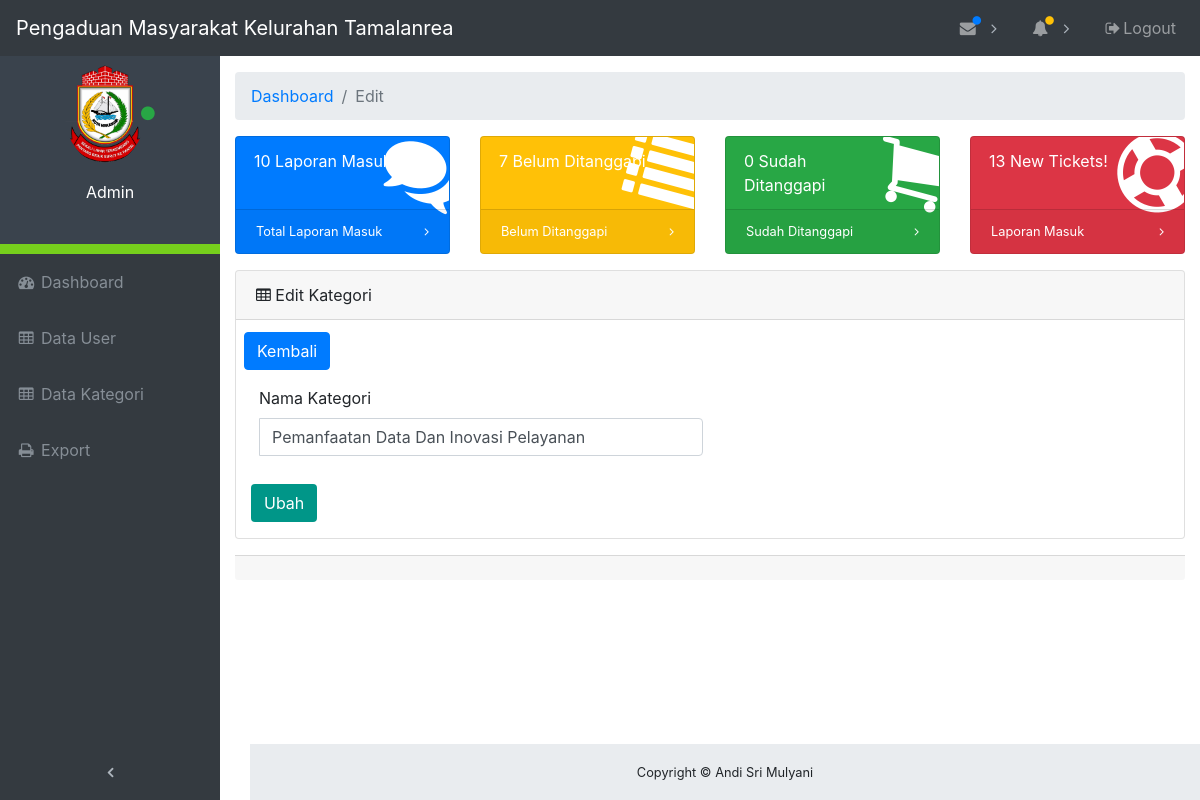
Page /edit-kategori.php?edit&id=4 on the earlier database version.
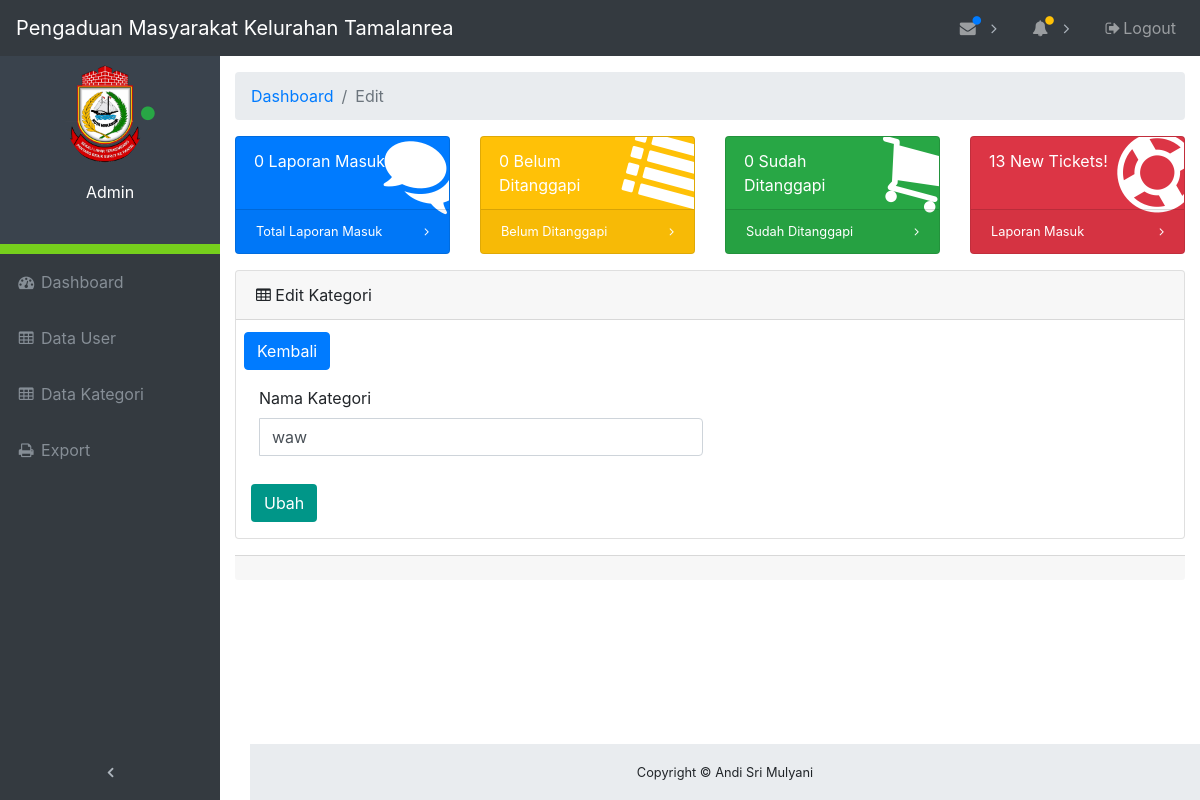
Same page on the later database version.
### tables this page shows
CREATE TABLE `divisi` (
  `id_divisi` int(11) NOT NULL,
  `nama_divisi` varchar(64) NOT NULL
);

### edit-kategori.php (the view, shortened to what the changed rows need)
<?php
    require_once("database.php");
    global $total_laporan_masuk, $total_laporan_menunggu, $total_laporan_ditanggapi;
    if ($id_admin > 0) {
        foreach($db->query("SELECT COUNT(*) FROM laporan WHERE laporan.tujuan = $id_admin") as $row) {
            $total_laporan_masuk = $row['COUNT(*)'];
        }
        foreach($db->query("SELECT COUNT(*) FROM laporan WHERE status = \"Ditanggapi\" AND laporan.tujuan = $id_admin") as $row) {
            $total_laporan_ditanggapi = $row['COUNT(*)'];
        }
        foreach($koneksi>query("SELECT COUNT(*) FROM laporan WHERE status = \"Menunggu\" AND laporan.tujuan = $id_admin") as $row) {
            $total_laporan_menunggu = $row['COUNT(*)'];
        }
    } else {
        foreach($koneksi->query("SELECT COUNT(*) FROM laporan") as $row) {
            $total_laporan_masuk = $row['COUNT(*)'];
        }
        foreach($koneksi->query("SELECT COUNT(*) FROM laporan WHERE status = \"Menunggu\"") as $row) {
            $total_laporan_menunggu = $row['COUNT(*)'];
        }
    }
    require_once("database.php");
    if(isset($_GET['edit'])){
            $tampil = mysqli_query($koneksi, "SELECT * FROM divisi WHERE id_divisi = '$_GET[id]'");
            $data = mysqli_fetch_array($tampil);
            if($data){
                $nama_divisi = $data['nama_divisi'];
            }
    }
 ?>
<!DOCTYPE html>
<html lang="en">
<head>
    <link href="vendor/bootstrap/css/bootstrap.css" rel="stylesheet">
    <link href="vendor/font-awesome/css/font-awesome.min.css" rel="stylesheet" type="text/css">
    <link href="vendor/datatables/dataTables.bootstrap4.css" rel="stylesheet">
    <link href="css/admin.css" rel="stylesheet">
</head>
<body class="fixed-nav sticky-footer" id="page-top">
    <div class="content-wrapper">
        <div class="container-fluid">
            <div class="row">
                <div class="col-xl-3 col-sm-6 mb-3">
                    <div class="card text-white bg-primary o-hidden h-100">
                        <div class="card-body">
                            <div class="card-body-icon">
                                <i class="fa fa-fw fa-comments"></i>
                            </div>
                            <div class="mr-5"><?php echo $total_laporan_masuk; ?> Laporan Masuk</div>
                        </div>
                    </div>
                </div>
                <div class="col-xl-3 col-sm-6 mb-3">
                    <div class="card text-white bg-warning o-hidden h-100">
                        <div class="card-body">
                            <div class="card-body-icon">
                                <i class="fa fa-fw fa-list"></i>
                            </div>
                            <div class="mr-5"><?php echo $total_laporan_menunggu; ?> Belum Ditanggapi</div>
                        </div>
                    </div>
                </div>
            </div>
            <div class="card mb-3">
                <div class="card-body mx-2 col-8">
                    <form class="form-horizontal" role="form" method="post">
                        <div class="form-group">
                            <div class="col-sm-9">
                                <div class="input-group">
                                    <input type="text" class="form-control"  name="nama_divisi" placeholder="Nama Kategori" value="<?= $nama_divisi ?>" required>
                                </div>
                            </div>
                        </div>
                        </div>
                </div>
            </div>
        </div>
</body>
</html>

Differences in the rows shown:
changed divisi: nama_divisi "Pemanfaatan Data Dan Inovasi Pelayanan" → "waw"
Other differences:
$total_laporan_masuk: "10" → "0"
$total_laporan_menunggu: "7" → "0"
